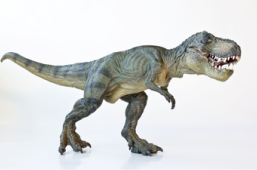
#> input picture c5_image_processing/original.png, 257 x 170 px
$ python rotate.py --image original.png
#> lines starting #> are read from the running program, lines starting #| are printed output that depends on the picture
import numpy as np
import argparse
import cv2
import imutils

ap = argparse.ArgumentParser()
ap.add_argument('-i', '--image', required=True, help='path to the image')
args = vars(ap.parse_args())

image = cv2.imread(args['image'])
#> image is the input picture: shape (170, 257, 3); mean B, G, R 215.4, 215.9, 214.3
cv2.imshow('Original', image)

h, w = image.shape[:2]
#> h = 170; w = 257
center = (w // 2, h // 2)
#> center = (128, 85)
M = cv2.getRotationMatrix2D(center, 45, 1.0)  # center, angle, scale
rotated = cv2.warpAffine(image, M, (w, h))
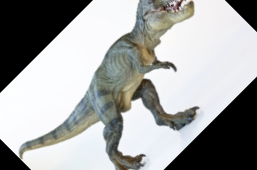
#> rotated: shape (170, 257, 3); mean B, G, R 163.6, 164.3, 163
cv2.imshow('Rotated by 45 Degrees', rotated)

M = cv2.getRotationMatrix2D(center, -90, 1.0)
rotated = cv2.warpAffine(image, M, (w, h))
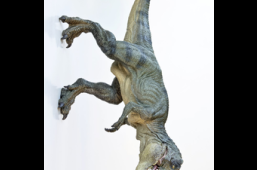
#> rotated: shape (170, 257, 3); mean B, G, R 136.6, 137.2, 135.7
cv2.imshow('Rotated by -90 Degrees', rotated)

rotated = imutils.rotate(image, 180)
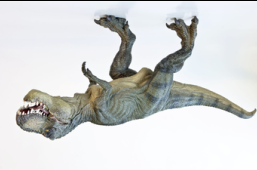
#> rotated: shape (170, 257, 3); mean B, G, R 214, 214.4, 212.8
cv2.imshow('Rotated by 180 Degrees', rotated)

cv2.waitKey(0)
